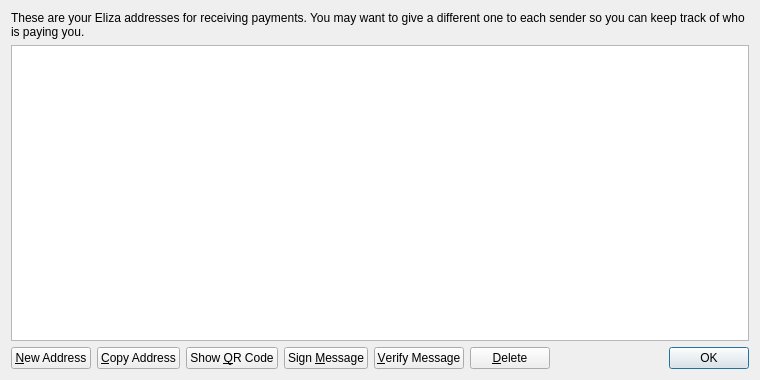
<?xml version="1.0" encoding="UTF-8"?>
<ui version="4.0">
 <class>AddressBookPage</class>
 <widget class="QWidget" name="AddressBookPage">
  <property name="geometry">
   <rect>
    <x>0</x>
    <y>0</y>
    <width>760</width>
    <height>380</height>
   </rect>
  </property>
  <property name="windowTitle">
   <string>Address Book</string>
  </property>
  <layout class="QVBoxLayout" name="verticalLayout">
   <item>
    <widget class="QLabel" name="labelExplanation">
     <property name="text">
      <string>These are your Eliza addresses for receiving payments. You may want to give a different one to each sender so you can keep track of who is paying you.</string>
     </property>
     <property name="textFormat">
      <enum>Qt::PlainText</enum>
     </property>
     <property name="wordWrap">
      <bool>true</bool>
     </property>
    </widget>
   </item>
   <item>
    <widget class="QTableView" name="tableView">
     <property name="contextMenuPolicy">
      <enum>Qt::CustomContextMenu</enum>
     </property>
     <property name="toolTip">
      <string>Double-click to edit address or label</string>
     </property>
     <property name="tabKeyNavigation">
      <bool>false</bool>
     </property>
     <property name="alternatingRowColors">
      <bool>true</bool>
     </property>
     <property name="selectionMode">
      <enum>QAbstractItemView::SingleSelection</enum>
     </property>
     <property name="selectionBehavior">
      <enum>QAbstractItemView::SelectRows</enum>
     </property>
     <property name="sortingEnabled">
      <bool>true</bool>
     </property>
     <attribute name="verticalHeaderVisible">
      <bool>false</bool>
     </attribute>
    </widget>
   </item>
   <item>
    <layout class="QHBoxLayout" name="horizontalLayout">
     <item>
      <widget class="QPushButton" name="newAddressButton">
       <property name="toolTip">
        <string>Create a new address</string>
       </property>
       <property name="text">
        <string>&amp;New Address</string>
       </property>
       <property name="icon">
        <iconset resource="../bitcoin.qrc">
         <normaloff>:/icons/add</normaloff>:/icons/add</iconset>
       </property>
      </widget>
     </item>
     <item>
      <widget class="QPushButton" name="copyToClipboard">
       <property name="toolTip">
        <string>Copy the currently selected address to the system clipboard</string>
       </property>
       <property name="text">
        <string>&amp;Copy Address</string>
       </property>
       <property name="icon">
        <iconset resource="../bitcoin.qrc">
         <normaloff>:/icons/editcopy</normaloff>:/icons/editcopy</iconset>
       </property>
      </widget>
     </item>
     <item>
      <widget class="QPushButton" name="showQRCode">
       <property name="text">
        <string>Show &amp;QR Code</string>
       </property>
       <property name="icon">
        <iconset resource="../bitcoin.qrc">
         <normaloff>:/icons/qrcode</normaloff>:/icons/qrcode</iconset>
       </property>
      </widget>
     </item>
     <item>
      <widget class="QPushButton" name="signMessage">
       <property name="toolTip">
        <string>Sign a message to prove you own a Eliza address</string>
       </property>
       <property name="text">
        <string>Sign &amp;Message</string>
       </property>
       <property name="icon">
        <iconset resource="../bitcoin.qrc">
         <normaloff>:/icons/edit</normaloff>:/icons/edit</iconset>
       </property>
      </widget>
     </item>
     <item>
      <widget class="QPushButton" name="verifyMessage">
       <property name="toolTip">
        <string>Verify a message to ensure it was signed with a specified Eliza address</string>
       </property>
       <property name="text">
        <string>&amp;Verify Message</string>
       </property>
       <property name="icon">
        <iconset resource="../bitcoin.qrc">
         <normaloff>:/icons/transaction_0</normaloff>:/icons/transaction_0</iconset>
       </property>
      </widget>
     </item>
     <item>
      <widget class="QPushButton" name="deleteButton">
       <property name="toolTip">
        <string>Delete the currently selected address from the list</string>
       </property>
       <property name="text">
        <string>&amp;Delete</string>
       </property>
       <property name="icon">
        <iconset resource="../bitcoin.qrc">
         <normaloff>:/icons/remove</normaloff>:/icons/remove</iconset>
       </property>
      </widget>
     </item>
     <item>
      <spacer name="horizontalSpacer">
       <property name="orientation">
        <enum>Qt::Horizontal</enum>
       </property>
       <property name="sizeHint" stdset="0">
        <size>
         <width>40</width>
         <height>20</height>
        </size>
       </property>
      </spacer>
     </item>
     <item>
      <widget class="QDialogButtonBox" name="buttonBox">
       <property name="sizePolicy">
        <sizepolicy hsizetype="Maximum" vsizetype="Fixed">
         <horstretch>0</horstretch>
         <verstretch>0</verstretch>
        </sizepolicy>
       </property>
       <property name="standardButtons">
        <set>QDialogButtonBox::Ok</set>
       </property>
      </widget>
     </item>
    </layout>
   </item>
  </layout>
 </widget>
 <resources>
  <include location="../bitcoin.qrc"/>
 </resources>
 <connections/>
</ui>
